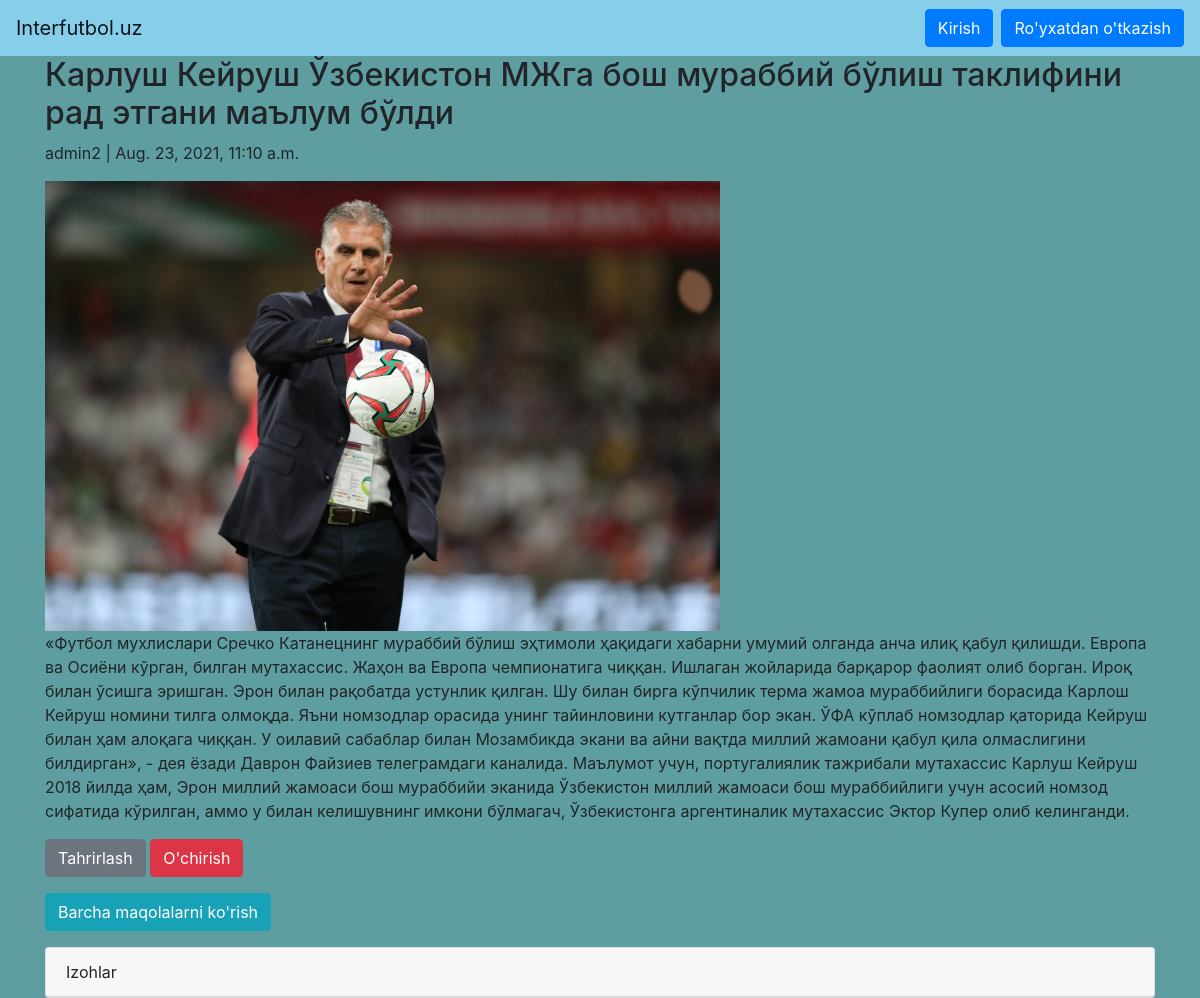
The page /articles/5 on the database its author committed.
### articles/models.py (models this page shows, shortened)
class Article(models.Model):
    title = models.CharField(max_length=255)
    body = models.TextField()
    photo = models.ImageField(upload_to='images/', blank=True)
    date = models.DateTimeField(auto_now_add=True)
    author = models.ForeignKey(
        get_user_model(),
        on_delete=models.CASCADE,
    )

### home/models.py (models this page shows)
class CustomUser(AbstractUser):
    age = models.PositiveIntegerField(null=True, blank=True)
    address = models.CharField(max_length=200)
    job = models.CharField(max_length=50)

### articles/views.py (the view)
# urls.py: path('<int:pk>', ArticleDetailView.as_view(), name='article_detail'),
class ArticleDetailView(DetailView):
    model = Article
    template_name = 'article_detail.html'

### templates/article_detail.html (shortened to what this page needs)
{% extends 'base.html' %}
{% block content %}
    <div class="article_entry">
        <h2>{{ object.title }}</h2>
        <p>{{ object.author }} | {{ object.date }}</p>
        {% if article.photo %}
            <img src= "{{ article.photo.url }}" style="height: 450px" alt="{{ article.title }}">
            <p>{{ object.body }}</p>
            </div>
            <p>
                <a href="{% url 'article_edit' article.pk %}" class="btn btn-secondary">Tahrirlash</a>
                <a href="{% url 'article_delete' article.pk %}" class="btn btn-danger">O'chirish</a>
            <p><a href="{% url 'article_list' %}" class="btn btn-info">Barcha maqolalarni ko'rish</a>
            </p>
            <div class="card">
                <div class="card-header">Izohlar</div>
            </div>
        {% endif %}
{% endblock content %}

### templates/base.html (style rules this page uses)
body { background: cadetblue center center no-repeat; background-size: cover; }

### rows shown on the page
Article: title "Карлуш Кейруш Ўзбекистон МЖга бош мураббий бўлиш таклифини рад этгани маълум бўлди", author "admin2", date "Aug. 23, 2021, 11:10 a.m.", photo (picture), body "«Футбол мухлислари Сречко Катанецнинг мураббий бўлиш эҳтимоли ҳақидаги хабарни умумий олганда анча илиқ қабул қилишди. Европа ва Осиёни кўрган, билган мутахассис. Жаҳон ва Европа чемпионатига чиққан. Ишлаган жойларида барқарор фаолият олиб борган. Ироқ билан ўсишга эришган. Эрон билан рақобатда устунлик қилган. Шу билан бирга кўпчилик терма жамоа мураббийлиги борасида Карлош Кейруш номини тилга олмоқда. Яъни номзодлар орасида унинг тайинловини кутганлар бор экан. ЎФА кўплаб номзодлар қаторида Кейруш билан ҳам алоқага чиққан. У оилавий сабаблар билан Мозамбикда экани ва айни вақтда миллий жамоани қабул қила олмаслигини билдирган», - дея ёзади Даврон Файзиев телеграмдаги каналида. Маълумот…"
